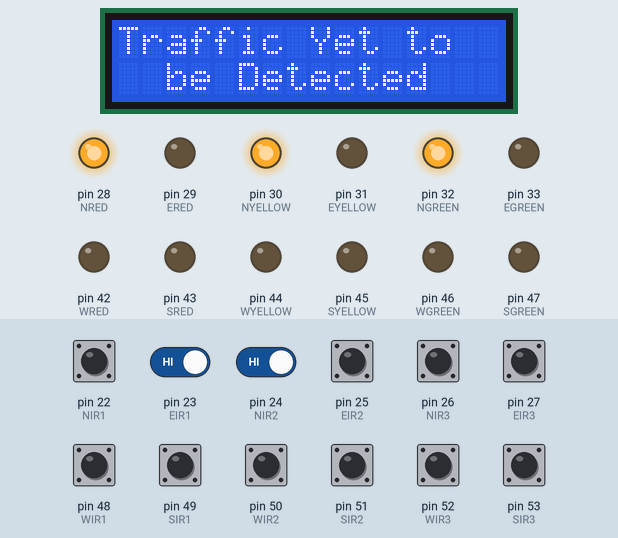
Simulated run of this sketch. Board: Arduino Mega 2560, built with avr-gcc and run on an emulated ATmega2560. Shown: 16×2 character LCD, output pins drawn as LEDs (lit = HIGH). Inputs (shaded band) come from the test bench; at power-on: pin 22 (NIR1), pin 23 (EIR1), pin 24 (NIR2), pin 25 (EIR2), pin 26 (NIR3), pin 27 (EIR3), pin 48 (WIR1), pin 49 (SIR1), pin 50 (WIR2), pin 51 (SIR2), pin 52 (WIR3), pin 53 (SIR3) HIGH. What the sketch prints to the serial monitor is not drawn.

Above: at 1.2 s.
1.3 s: pin 22 (NIR1) pulled LOW for 1 s
At 3.9 s:
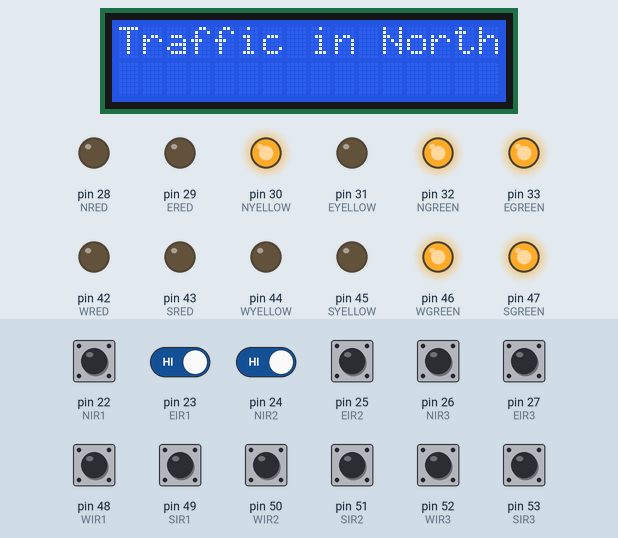
4.5 s: pin 23 (EIR1) driven LOW and pin 24 (NIR2) driven LOW
7.5 s: pin 23 (EIR1) driven HIGH
At 9.2 s:
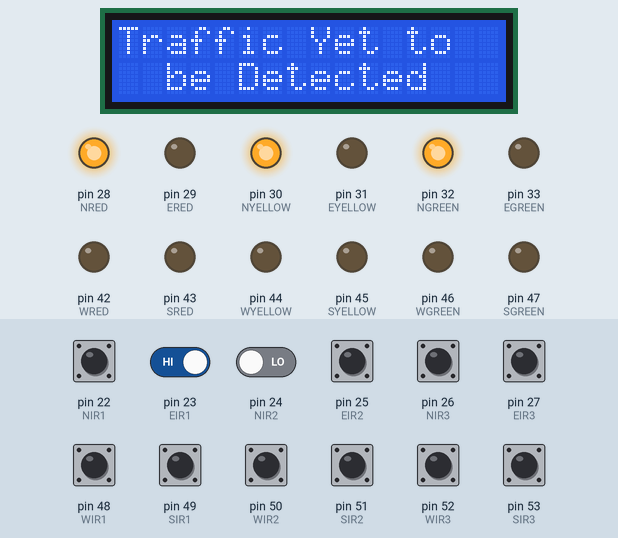
9.5 s: pin 48 (WIR1) pulled LOW for 1 s
At 11.9 s:
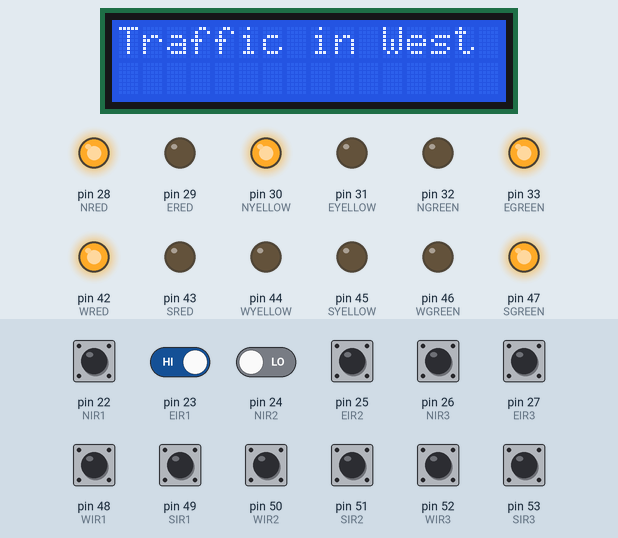
12.6 s: pin 23 (EIR1) driven LOW
15.6 s: pin 49 (SIR1) pulled LOW for 1 s
At 18.8 s:
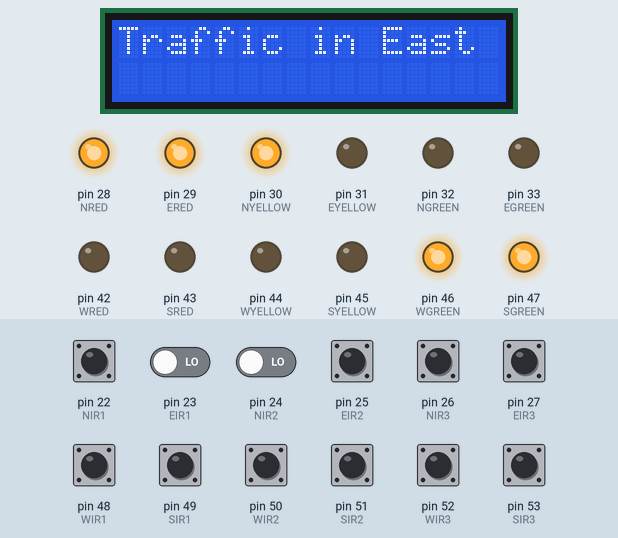
Timing chart, 0 to 20.3 s (numbered marks = the images above; inputs shaded):
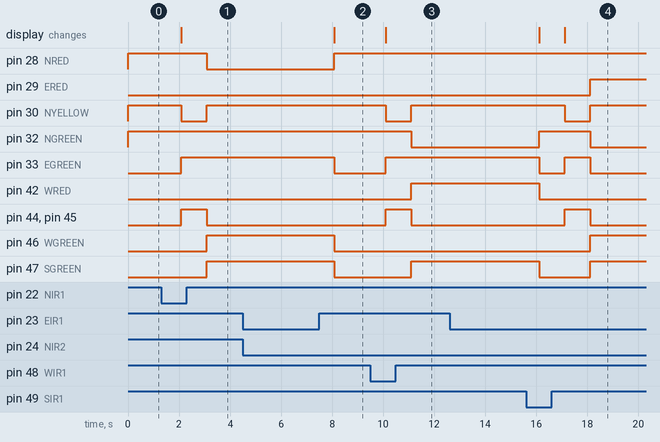

Measured:
- after the input at 1.3 s, pin 28 (NRED): HIGH → LOW after 1.8 s; pin 30 (NYELLOW): HIGH → LOW after 0.78 s, → HIGH 1.0 s later; pin 33 (EGREEN): LOW → HIGH after 0.78 s; pin 44 (WYELLOW), pin 45 (SYELLOW): LOW → HIGH after 0.78 s, → LOW 1.0 s later; pin 46 (WGREEN), pin 47 (SGREEN): LOW → HIGH after 1.8 s; the display: changes after 0.78 s (image 1)
- after the input at 4.5 s, every drawn part: stays the same
- after the input at 7.5 s, pin 29 (ERED): stays LOW (without the input it goes to HIGH after 1.6 s); pin 30 (NYELLOW): stays HIGH (without the input it goes to LOW after 0.59 s)
- after the input at 9.5 s, pin 30 (NYELLOW): HIGH → LOW after 0.60 s, → HIGH 1.0 s later; pin 32 (NGREEN): HIGH → LOW after 1.6 s; pin 33 (EGREEN): LOW → HIGH after 0.60 s; pin 42 (WRED), pin 47 (SGREEN): LOW → HIGH after 1.6 s; pin 44 (WYELLOW), pin 45 (SYELLOW): LOW → HIGH after 0.60 s, → LOW 1.0 s later; the display: changes after 0.60 s (image 3)
- after the input at 12.6 s, every drawn part: stays the same
- after the input at 15.6 s, pin 29 (ERED), pin 46 (WGREEN): LOW → HIGH after 2.5 s instead of 1.5 s; pin 33 (EGREEN): HIGH → LOW after 0.51 s instead of 1.5 s; the display: first changes after 0.51 s (image 4 shows a later state)

The sketch:

Ambusi_Project.ino
```cpp
#include <LiquidCrystal.h>
#include <SoftwareSerial.h>

//SoftwareSerial Serial1(18,19);

int  NIR1     = 22;
int  NIR2     = 24;
int  NIR3     = 26;
int  NRED     = 28;
int  NYELLOW  = 30;
int  NGREEN   = 32;


int  EIR1 = 23;
int  EIR2 = 25;
int  EIR3 = 27;
int  ERED     = 29;
int  EYELLOW  = 31;
int  EGREEN   = 33;


int  WIR1 = 48;
int  WIR2 = 50;
int  WIR3 = 52;
int  WRED     = 42;
int  WYELLOW  = 44;
int  WGREEN   = 46;


int  SIR1 = 49;
int  SIR2 = 51;
int  SIR3 = 53;
int  SRED     = 43;
int  SYELLOW  = 45;
int  SGREEN   = 47;


int ncnt=0,ecnt=0,scnt=0,wcnt=0;

char Card_id[14];
int i=0;
bool stringComplete = false;  // whether the string Read is complete


//LCD pin to Arduino
const int pin_RS = 8;
const int pin_EN = 9;
const int pin_d4 = 4;
const int pin_d5 = 5;
const int pin_d6 = 6;
const int pin_d7 = 7;
const int pin_BL = 10;
LiquidCrystal lcd( pin_RS,  pin_EN,  pin_d4,  pin_d5,  pin_d6,  pin_d7);
void setup() {
  pinMode(NIR1,INPUT_PULLUP);
  pinMode(NIR2,INPUT_PULLUP);
  pinMode(NIR3,INPUT_PULLUP);
  pinMode(EIR1,INPUT_PULLUP);
  pinMode(EIR2,INPUT_PULLUP);
  pinMode(EIR3,INPUT_PULLUP);
  pinMode(WIR1,INPUT_PULLUP);
  pinMode(WIR2,INPUT_PULLUP);
  pinMode(WIR3,INPUT_PULLUP);
  pinMode(SIR1,INPUT_PULLUP);
  pinMode(SIR2,INPUT_PULLUP);
  pinMode(SIR3,INPUT_PULLUP);
  pinMode(NRED,OUTPUT);
  pinMode(NYELLOW,OUTPUT);
  pinMode(NGREEN,OUTPUT);
  pinMode(ERED,OUTPUT);
  pinMode(EYELLOW,OUTPUT);
  pinMode(EGREEN,OUTPUT);
  pinMode(WRED,OUTPUT);
  pinMode(WYELLOW,OUTPUT);
  pinMode(WGREEN,OUTPUT);
  pinMode(SRED,OUTPUT);
  pinMode(SYELLOW,OUTPUT);
  pinMode(SGREEN,OUTPUT);
  digitalWrite(NRED,HIGH);
  digitalWrite(NYELLOW,HIGH);
  digitalWrite(NGREEN,HIGH);
  digitalWrite(ERED,LOW);
  digitalWrite(EYELLOW,LOW);
  digitalWrite(EGREEN,LOW);
  digitalWrite(WRED,LOW);
  digitalWrite(WYELLOW,LOW);
  digitalWrite(WGREEN,LOW);
  digitalWrite(SRED,LOW);
  digitalWrite(SYELLOW,LOW);
  digitalWrite(SGREEN,LOW);
  Serial1.begin(115200);
  Serial.begin(9600);
 lcd.begin(16, 2);
 lcd.setCursor(3,0);
 lcd.print("Welcome to ");
 lcd.setCursor(5,1);
 lcd.print("AMBUSI");
}
void loop() {

              if(!digitalRead(NIR1)&&digitalRead(NIR2)&&digitalRead(NIR3))
              {
                ncnt=1;
              }
              else if(!digitalRead(NIR1)&&!digitalRead(NIR2)&&digitalRead(NIR3))
              {
                ncnt=2;
              }
              else if(!digitalRead(NIR1)&&!digitalRead(NIR2)&&!digitalRead(NIR3))
              {
                ncnt=3;
              }
              else
                ncnt=0;

            if(!digitalRead(EIR1)&&digitalRead(EIR2)&&digitalRead(EIR3))
              {
                ecnt=1;
              }
              else if(!digitalRead(EIR1)&&!digitalRead(EIR2)&&digitalRead(EIR3))
              {
                ecnt=2;
              }
              else if(!digitalRead(EIR1)&&!digitalRead(EIR2)&&!digitalRead(EIR3))
              {
                ecnt=3;
              }
              else
                ecnt=0;

              if(!digitalRead(SIR1)&&digitalRead(SIR2)&&digitalRead(SIR3))
              {
                scnt=1;
              }
              else if(!digitalRead(SIR1)&&!digitalRead(SIR2)&&digitalRead(SIR3))
              {
                scnt=2;
              }
              else if(!digitalRead(SIR1)&&!digitalRead(SIR2)&&!digitalRead(SIR3))
              {
                scnt=3;
              }
              else
                scnt=0;

              if(!digitalRead(WIR1)&&digitalRead(WIR2)&&digitalRead(WIR3))
              {
                wcnt=1;
              }
              else if(!digitalRead(WIR1)&&!digitalRead(WIR2)&&digitalRead(WIR3))
              {
                wcnt=2;
              }
              else if(!digitalRead(WIR1)&&!digitalRead(WIR2)&&!digitalRead(WIR3))
              {
                wcnt=3;
              }
              else
                wcnt=0;
              if (stringComplete)
             {
              i=0;
              lcd.clear();
              lcd.print("Amblnce Detected");
              lcd.setCursor(0,1);
              lcd.print("            ");
              digitalWrite(NRED,HIGH);
              digitalWrite(NYELLOW,LOW);
              digitalWrite(NGREEN,HIGH);
              digitalWrite(ERED,LOW);
              digitalWrite(EYELLOW,LOW);
              digitalWrite(EGREEN,HIGH);
              digitalWrite(WRED,LOW);
              digitalWrite(WYELLOW,HIGH);
              digitalWrite(WGREEN,LOW);
              digitalWrite(SRED,LOW);
              digitalWrite(SYELLOW,HIGH);
              digitalWrite(SGREEN,LOW);
              delay(1000);
              digitalWrite(NRED,LOW);
                  digitalWrite(NYELLOW,HIGH);
                  digitalWrite(NGREEN,HIGH);
                  digitalWrite(ERED,LOW);
                  digitalWrite(EYELLOW,LOW);
                  digitalWrite(EGREEN,HIGH);
                  digitalWrite(WRED,LOW);
                  digitalWrite(WYELLOW,LOW);
                  digitalWrite(WGREEN,HIGH);
                  digitalWrite(SRED,LOW);
                  digitalWrite(SYELLOW,LOW);
                  digitalWrite(SGREEN,HIGH);
              delay(2000);
              //memset(Card_id,'\0',11);
              stringComplete = false;
              delay(3000);
            }
          else
        {
                if(ncnt>ecnt&&ncnt>scnt&&ncnt>wcnt)
                {
                  lcd.clear();
                  lcd.print("Traffic in North");
                  digitalWrite(NRED,HIGH);
                  digitalWrite(NYELLOW,LOW);
                  digitalWrite(NGREEN,HIGH);
                  digitalWrite(ERED,LOW);
                  digitalWrite(EYELLOW,LOW);
                  digitalWrite(EGREEN,HIGH);
                  digitalWrite(WRED,LOW);
                  digitalWrite(WYELLOW,HIGH);
                  digitalWrite(WGREEN,LOW);
                  digitalWrite(SRED,LOW);
                  digitalWrite(SYELLOW,HIGH);
                  digitalWrite(SGREEN,LOW);
                  delay(1000);
                  digitalWrite(NRED,LOW);
                  digitalWrite(NYELLOW,HIGH);
                  digitalWrite(NGREEN,HIGH);
                  digitalWrite(ERED,LOW);
                  digitalWrite(EYELLOW,LOW);
                  digitalWrite(EGREEN,HIGH);
                  digitalWrite(WRED,LOW);
                  digitalWrite(WYELLOW,LOW);
                  digitalWrite(WGREEN,HIGH);
                  digitalWrite(SRED,LOW);
                  digitalWrite(SYELLOW,LOW);
                  digitalWrite(SGREEN,HIGH);
                  delay(5000);
                }
                else if(ecnt>ncnt&&ecnt>scnt&&ecnt>wcnt)
                {
                  lcd.clear();
                  lcd.print("Traffic in East");
                  digitalWrite(NRED,HIGH);
                  digitalWrite(NYELLOW,LOW);
                  digitalWrite(NGREEN,HIGH);
                  digitalWrite(ERED,LOW);
                  digitalWrite(EYELLOW,LOW);
                  digitalWrite(EGREEN,HIGH);
                  digitalWrite(WRED,LOW);
                  digitalWrite(WYELLOW,HIGH);
                  digitalWrite(WGREEN,LOW);
                  digitalWrite(SRED,LOW);
                  digitalWrite(SYELLOW,HIGH);
                  digitalWrite(SGREEN,LOW);
                  delay(1000);
                  digitalWrite(NRED,HIGH);
                  digitalWrite(NYELLOW,HIGH);
                  digitalWrite(NGREEN,LOW);
                  digitalWrite(ERED,HIGH);
                  digitalWrite(EYELLOW,LOW);
                  digitalWrite(EGREEN,LOW);
                  digitalWrite(WRED,LOW);
                  digitalWrite(WYELLOW,LOW);
                  digitalWrite(WGREEN,HIGH);
                  digitalWrite(SRED,LOW);
                  digitalWrite(SYELLOW,LOW);
                  digitalWrite(SGREEN,HIGH);
                  delay(5000);
                }
                else if(scnt>ncnt&&scnt>ecnt&&scnt>wcnt)
                {
                  lcd.clear();
                  lcd.print("Traffic in South");
                  digitalWrite(NRED,HIGH);
                  digitalWrite(NYELLOW,LOW);
                  digitalWrite(NGREEN,HIGH);
                  digitalWrite(ERED,LOW);
                  digitalWrite(EYELLOW,LOW);
                  digitalWrite(EGREEN,HIGH);
                  digitalWrite(WRED,LOW);
                  digitalWrite(WYELLOW,HIGH);
                  digitalWrite(WGREEN,LOW);
                  digitalWrite(SRED,LOW);
                  digitalWrite(SYELLOW,HIGH);
                  digitalWrite(SGREEN,LOW);
                  delay(1000);
                  digitalWrite(NRED,HIGH);
                  digitalWrite(NYELLOW,HIGH);
                  digitalWrite(NGREEN,LOW);
                  digitalWrite(ERED,LOW);
                  digitalWrite(EYELLOW,LOW);
                  digitalWrite(EGREEN,HIGH);
                  digitalWrite(WRED,LOW);
                  digitalWrite(WYELLOW,LOW);
                  digitalWrite(WGREEN,HIGH);
                  digitalWrite(SRED,HIGH);
                  digitalWrite(SYELLOW,LOW);
                  digitalWrite(SGREEN,LOW);
                  delay(5000);
                }
                else if(wcnt>ncnt&&wcnt>ecnt&&wcnt>scnt)
                {
                  lcd.clear();
                  lcd.print("Traffic in West");
                  digitalWrite(NRED,HIGH);
                  digitalWrite(NYELLOW,LOW);
                  digitalWrite(NGREEN,HIGH);
                  digitalWrite(ERED,LOW);
                  digitalWrite(EYELLOW,LOW);
                  digitalWrite(EGREEN,HIGH);
                  digitalWrite(WRED,LOW);
                  digitalWrite(WYELLOW,HIGH);
                  digitalWrite(WGREEN,LOW);
                  digitalWrite(SRED,LOW);
                  digitalWrite(SYELLOW,HIGH);
                  digitalWrite(SGREEN,LOW);
                  delay(1000);
                  digitalWrite(NRED,HIGH);
                  digitalWrite(NYELLOW,HIGH);
                  digitalWrite(NGREEN,LOW);
                  digitalWrite(ERED,LOW);
                  digitalWrite(EYELLOW,LOW);
                  digitalWrite(EGREEN,HIGH);
                  digitalWrite(WRED,HIGH);
                  digitalWrite(WYELLOW,LOW);
                  digitalWrite(WGREEN,LOW);
                  digitalWrite(SRED,LOW);
                  digitalWrite(SYELLOW,LOW);
                  digitalWrite(SGREEN,HIGH);
                  delay(5000);
                }
                else
                {
                  lcd.clear();
                  lcd.print("Traffic Yet to ");
                  lcd.setCursor(0,1);
                  lcd.print("  be Detected ");
                  digitalWrite(NRED,HIGH);
                  digitalWrite(NYELLOW,HIGH);
                  digitalWrite(NGREEN,HIGH);
                  digitalWrite(ERED,LOW);
                  digitalWrite(EYELLOW,LOW);
                  digitalWrite(EGREEN,LOW);
                  digitalWrite(WRED,LOW);
                  digitalWrite(WYELLOW,LOW);
                  digitalWrite(WGREEN,LOW);
                  digitalWrite(SRED,LOW);
                  digitalWrite(SYELLOW,LOW);
                  digitalWrite(SGREEN,LOW);
                  delay(1000);

                }
                Serial.println("  ");
                Serial.print("*");
                Serial.print(ncnt,DEC);
                Serial.print(",");
                Serial.print(ecnt,DEC);
                Serial.print(",");
                Serial.print(wcnt,DEC);
                Serial.print(",");
                Serial.print(scnt,DEC);
                Serial.print("#");
                Serial.println("  ");

  }
}


void serialEvent() {
  while (Serial.available()) {
    // get the new byte:
    char inChar = (char)Serial.read();
    // add it to the inputString:
    Card_id[i] = inChar;
    // if the incoming character is a newline, set a flag so the main loop can
    // do something about it:
    if (i == 12) {
      Card_id[++i]='\0';
      stringComplete = true;
      i=0;
    }
    else
    i++;
  }
}
```
